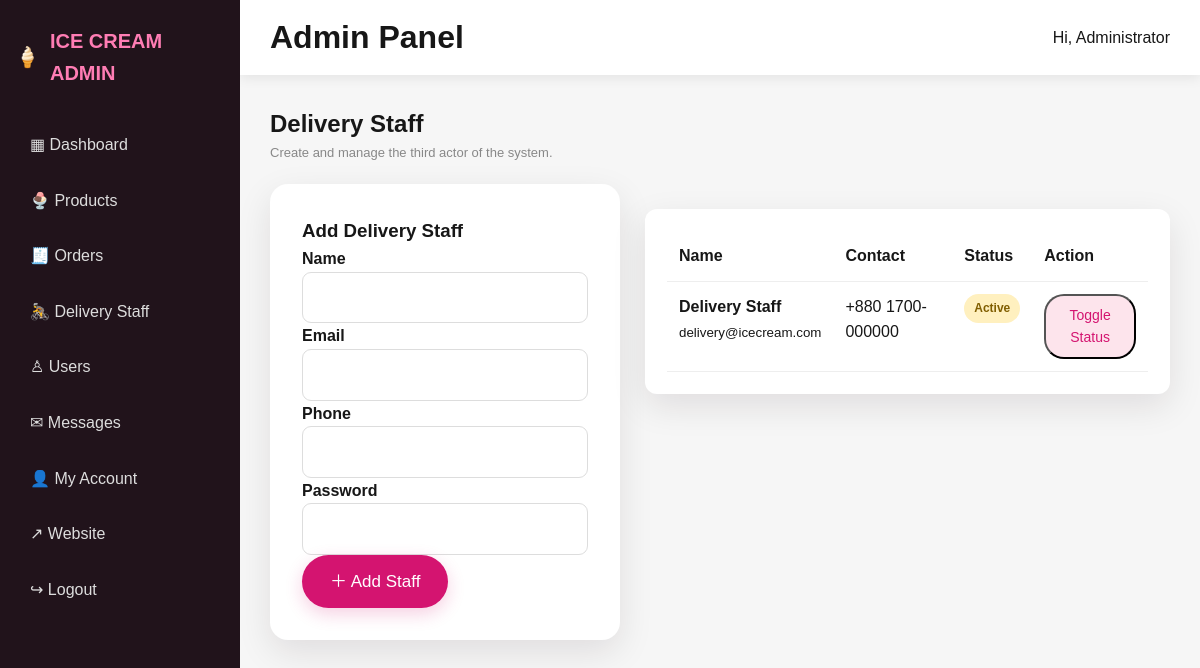
The app's page /admin/delivery_staff.php (signed in) with its own data.
### tables this page shows
CREATE TABLE delivery_staff (id INT AUTO_INCREMENT PRIMARY KEY,name VARCHAR(100) NOT NULL,email VARCHAR(150) NOT NULL UNIQUE,phone VARCHAR(30) DEFAULT '',address TEXT,password VARCHAR(255) NOT NULL,status VARCHAR(30) NOT NULL DEFAULT 'Active',created_at TIMESTAMP DEFAULT CURRENT_TIMESTAMP);

### includes/functions.php (called while the page is built, shortened)
<?php
function e($value) {
    return htmlspecialchars((string)$value, ENT_QUOTES, 'UTF-8');
}
?>

### admin/delivery_staff.php (the view, shortened to what this page needs)
<?php
require_once "header.php";
$rows=$conn->query("SELECT id,name,email,phone,status,created_at FROM delivery_staff ORDER BY id DESC");
?>
<section class="admin-content"><div class="panel-heading"><div><h2>Delivery Staff</h2><p class="hint">Create and manage the third actor of the system.</p></div></div>
<div class="delivery-admin-grid"><form method="post" class="form-card admin-form"><input type="hidden" name="action" value="add"><h3>Add Delivery Staff</h3><label>Name</label><input name="name" required><label>Email</label><input type="email" name="email" required><label>Phone</label><input name="phone"><label>Password</label><input type="password" name="password" required><button class="btn" type="submit">＋ Add Staff</button></form>
<div class="admin-panel"><table class="admin-table"><thead><tr><th>Name</th><th>Contact</th><th>Status</th><th>Action</th></tr></thead><tbody><?php while($d=$rows->fetch_assoc()):?><tr><td><b><?=e($d['name'])?></b><br><small><?=e($d['email'])?></small></td><td><?=e($d['phone'])?></td><td><span class="delivery-status <?=strtolower(e($d['status']))?>"><?=e($d['status'])?></span></td><td><form method="post"><input type="hidden" name="action" value="toggle"><input type="hidden" name="id" value="<?=intval($d['id'])?>"><button class="small-btn" type="submit">Toggle Status</button></form></td></tr><?php endwhile;?></tbody></table></div></div></section>
<?php require_once "footer.php"; ?>

### css/style.css (style rules this page uses)
:root { --pink: #d41470; --pink-dark: #a70d57; --pink-soft: #fde4ec; --cream: #fffaf8; --text: #171717; --muted: #666; --line: #ece3e5; --shadow: 0 12px 35px rgba(30, 10, 20, .10); }
* { box-sizing: border-box; margin: 0; padding: 0; }
html { scroll-behavior: smooth; }
body { font-family: Georgia, "Times New Roman", serif; color: var(--text); background: #f8f8f8; line-height: 1.6; }
button, input, textarea, select { font: inherit; }
button { cursor: pointer; }
.btn { display: inline-block; border: 0; background: var(--pink); color: white; padding: 13px 28px; border-radius: 30px; font-size: 17px; transition: .25s; box-shadow: 0 6px 18px rgba(212,20,112,.20); }
.small-btn { background:var(--pink-soft); color:var(--pink); padding:8px 13px; border-radius:20px; font-family:Arial,sans-serif; font-size:14px; }
.form-card,.summary-card { background:#fff; padding:32px; border-radius:18px; box-shadow:var(--shadow); }
.form-card label { font-weight:bold;margin-top:8px }
.form-card input,.form-card textarea,.form-card select { width:100%; border:1px solid #ddd; border-radius:9px; padding:12px; outline:none; background:white; }
.admin-body { display:flex;background:#f6f6f6;font-family:Arial,sans-serif }
.admin-content { padding:30px }
.admin-panel { background:#fff;border-radius:12px;padding:22px;margin-top:25px;box-shadow:var(--shadow) }
.panel-heading { display:flex;justify-content:space-between;align-items:center;margin-bottom:20px }
.admin-table { width:100%;border-collapse:collapse }
.admin-table th,.admin-table td { padding:12px;border-bottom:1px solid #eee;text-align:left;vertical-align:top }
.admin-form { max-width:700px }
.hint { color:#888;font-size:13px }
.delivery-status { display:inline-block; padding:5px 10px; border-radius:20px; font-size:12px; font-weight:bold; background:#fff0bf; color:#805e00; }
.delivery-admin-grid { display:grid; grid-template-columns:350px 1fr; gap:25px; align-items:start; }

### records on screen
delivery_staff: name "Delivery Staff", email "delivery@icecream.com", phone "+880 1700-000000", status "Active"

### other values on screen
$_SESSION['admin_name'] "Administrator"
